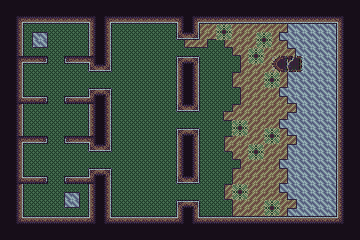

Below is a game level as drawn by its tile map, then a one-line description and the .tmx that defines it (tile-layer data replaced by summaries):
An orthogonal 45x30 tile map with 8x8 px tiles, 2 tile layers (tiles, overlay) and 44 objects (2x trigger:teleport, 2x point:destination, tree_1, tree_2, tree_3, ...).

<map version="1.8" tiledversion="1.8.4" orientation="orthogonal" renderorder="right-down" width="45" height="30" tilewidth="8" tileheight="8" infinite="0" nextlayerid="8" nextobjectid="62">
 <tileset firstgid="1" name="ts-terrain" tilewidth="8" tileheight="8" tilecount="256" columns="16">
  <image source="../img/terrain.png" width="128" height="128" />
 </tileset>
 <layer id="1" name="tiles" width="45" height="30" locked="1">
  <data>[1350 cells, 1350 non-empty, 20 distinct tile ids]</data>
 </layer>
 <layer id="2" name="overlay" width="45" height="30" locked="1">
  <data>[1350 cells, 133 non-empty, 24 distinct tile ids]</data>
 </layer>
 <objectgroup color="#ff0000" id="4" name="collision_mask" locked="1">
  <object id="1" x="0" y="0" width="360" height="24" />
  <object id="3" x="336" y="24" width="24" height="192" />
  <object id="5" x="0" y="216" width="360" height="24" />
  <object id="6" x="0" y="24" width="24" height="192" />
  <object id="9" x="88" y="168" width="24" height="48" />
  <object id="10" x="88" y="88" width="24" height="64" />
  <object id="11" x="88" y="24" width="24" height="48" />
  <object id="13" x="176" y="24" width="24" height="16" />
  <object id="15" x="176" y="56" width="24" height="56" />
  <object id="16" x="176" y="128" width="24" height="56" />
  <object id="17" x="176" y="200" width="24" height="16" />
  <object id="19" x="24" y="176" width="24" height="8" />
  <object id="20" x="64" y="176" width="24" height="8" />
  <object id="21" x="64" y="136" width="24" height="8" />
  <object id="22" x="24" y="136" width="24" height="8" />
  <object id="23" x="24" y="96" width="24" height="8" />
  <object id="24" x="64" y="96" width="24" height="8" />
  <object id="25" x="64" y="56" width="24" height="8" />
  <object id="26" x="24" y="56" width="24" height="8" />
  <object id="27" x="272" y="56" width="32" height="16" />
  <object id="29" x="216" y="24" width="16" height="16">
   <properties>
    <property name="resistance" type="float" value="0.9" />
   </properties>
  </object>
  <object id="31" x="256" y="32" width="16" height="16">
   <properties>
    <property name="resistance" type="float" value="0.9" />
   </properties>
  </object>
  <object id="34" x="248" y="48" width="16" height="16">
   <properties>
    <property name="resistance" type="float" value="0.9" />
   </properties>
  </object>
  <object id="35" x="264" y="72" width="16" height="16">
   <properties>
    <property name="resistance" type="float" value="0.9" />
   </properties>
  </object>
  <object id="36" x="232" y="120" width="16" height="16">
   <properties>
    <property name="resistance" type="float" value="0.9" />
   </properties>
  </object>
  <object id="37" x="264" y="128" width="16" height="16">
   <properties>
    <property name="resistance" type="float" value="0.9" />
   </properties>
  </object>
  <object id="38" x="248" y="144" width="16" height="16">
   <properties>
    <property name="resistance" type="float" value="0.9" />
   </properties>
  </object>
  <object id="39" x="232" y="184" width="16" height="16">
   <properties>
    <property name="resistance" type="float" value="0.9" />
   </properties>
  </object>
  <object id="42" x="264" y="200" width="16" height="16">
   <properties>
    <property name="resistance" type="float" value="0.9" />
   </properties>
  </object>
 </objectgroup>
 <objectgroup color="#00ff00" id="5" name="trigger_mask" locked="1">
  <object id="43" name="tree_1" x="216" y="24" width="16" height="16" />
  <object id="44" name="tree_2" x="256" y="32" width="16" height="16" />
  <object id="45" name="tree_3" x="248" y="48" width="16" height="16" />
  <object id="46" name="tree_4" x="264" y="72" width="16" height="16" />
  <object id="50" name="tree_5" x="232" y="120" width="16" height="16" />
  <object id="51" name="tree_6" x="264" y="128" width="16" height="16" />
  <object id="52" name="tree_7" x="248" y="144" width="16" height="16" />
  <object id="53" name="tree_8" x="232" y="184" width="16" height="16" />
  <object id="54" name="tree_9" x="264" y="200" width="16" height="16" />
  <object id="56" name="boat" x="272" y="56" width="32" height="16" />
  <object id="57" name="teleport_1" type="trigger:teleport" x="32" y="32" width="16" height="16">
   <properties>
    <property name="target" value="pool_2" />
   </properties>
  </object>
  <object id="58" name="teleport_2" type="trigger:teleport" x="64" y="192" width="16" height="16">
   <properties>
    <property name="target" value="pool_1" />
   </properties>
  </object>
 </objectgroup>
 <objectgroup color="#0000ff" id="7" name="points">
  <object id="59" name="pool_1" type="point:destination" x="64" y="40">
   <point />
  </object>
  <object id="60" name="pool_2" type="point:destination" x="48" y="200">
   <point />
  </object>
  <object id="61" name="player_spawner" type="point:spawner" x="272" y="112">
   <properties>
    <property name="count" type="int" value="1" />
    <property name="interval" type="int" value="0" />
    <property name="single" type="bool" value="true" />
    <property name="spread" type="float" value="0" />
    <property name="target" value="player" />
   </properties>
   <point />
  </object>
 </objectgroup>
</map>